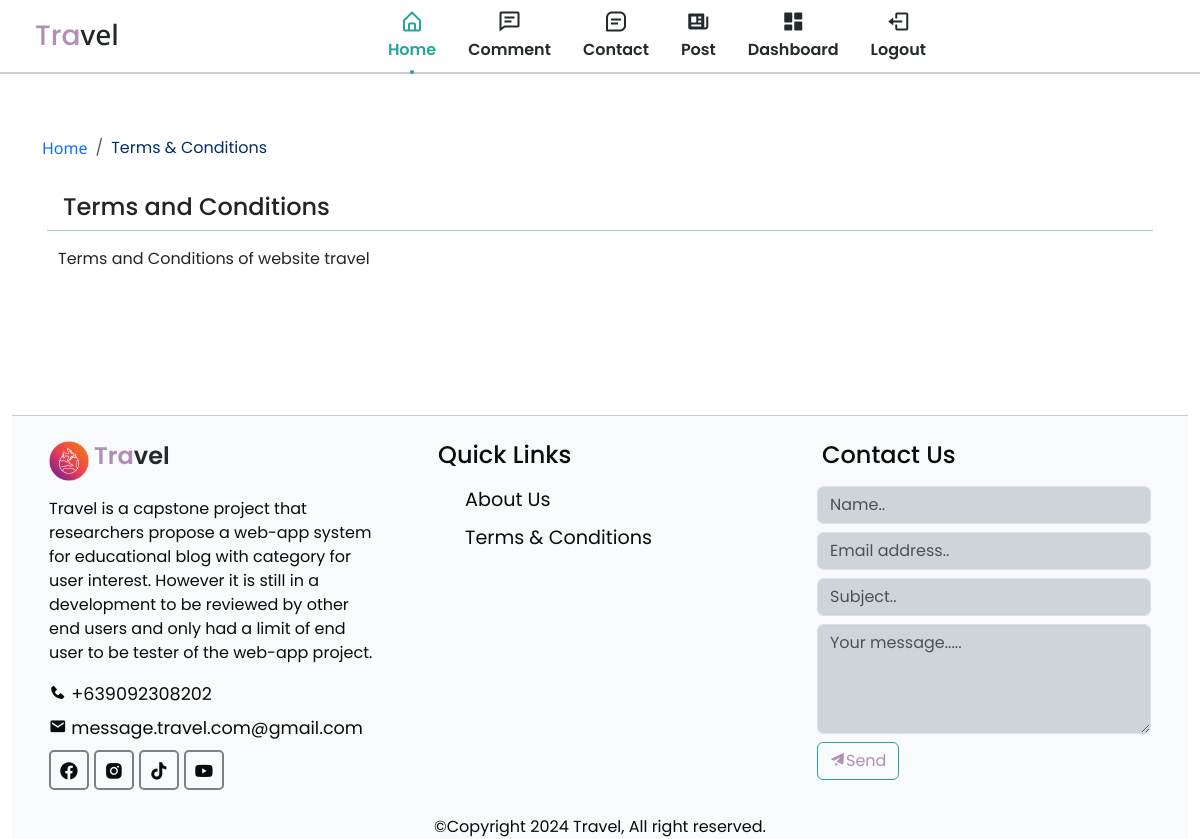
The page /terms.php (signed in) on the database its author committed.
### tables this page shows
CREATE TABLE `pages` (
  `id` int(11) NOT NULL,
  `title` varchar(255) DEFAULT NULL,
  `details` text DEFAULT NULL,
  `contact` varchar(255) DEFAULT NULL,
  `email` varchar(255) DEFAULT NULL,
  `created_at` date NOT NULL DEFAULT current_timestamp(),
  `updated_at` date NOT NULL
);

CREATE TABLE `settings` (
  `id` int(11) NOT NULL,
  `favicon` varchar(255) DEFAULT NULL,
  `logo` varchar(255) DEFAULT NULL,
  `url` varchar(1000) DEFAULT NULL,
  `fb` varchar(1000) DEFAULT NULL,
  `instagram` varchar(1000) DEFAULT NULL,
  `tiktok` varchar(1000) DEFAULT NULL,
  `youtube` varchar(1000) DEFAULT NULL
);

### terms.php (the view, shortened to what this page needs)
<?php
include(ROOT_PATH.'/app/controllers/page.php');
?>
<!DOCTYPE html>
<html lang="en">
<head>
    <?php include(ROOT_PATH.'/app/includes/css.php')?>
</head>
<body>
    <?php
        include (ROOT_PATH . "/app/includes/nav.php");
    ?>
    <main>
        <?php
            $pgtitle = 'Terms and Conditions';
            $title = 'terms and conditions';
            $page_query = mysqli_query($conn, "SELECT * FROM pages WHERE title = '$pgtitle' OR title = '$title'");
        ?>
        <section class="container section section__height" id="home">
            <div class="d-flex justify-content-between fs-6 mx-auto my-3 py-2" aria-label="breadcrumb">
                <ol class="breadcrumb p-0 m-0 ">
                    <li class="breadcrumb-item text-primary"><a href="<?php echo BASE_URL.'/index.php'?>">Home</a></li>
                    <li class="breadcrumb-item active text-primary-emphasis" aria-current="page">Terms & Conditions</li>
                </ol>
            </div>
            <?php while($page = mysqli_fetch_assoc($page_query)):?>
            <div class="card mx-auto border-0">
                <h4 class="card-header bg-transparent border-success-subtle"><?php echo htmlspecialchars($page['title'])?></h4>
                <div class="card-body">
                    <div class="card-text" name="aboutUs-details" align="justify"><?php echo htmlspecialchars_decode($page['details'])?></div>
                </div>
            </div>
            <?php endwhile;?>
        </section>
    <?php
        include (ROOT_PATH . "/app/includes/footer.php");
     ?>
</main>
</body>
</html>

### app/includes/footer.php (shortened to what this page needs)
<section class="container-fluid section section__height h-auto w-100" id="contact">
            <div class="footer container-fluid h-auto w-100">
                <div class="footer-content h-auto w-100">
                    <div class="footer-section about">
                        <?php
                            $settings_query = mysqli_query($conn, "SELECT * FROM settings WHERE id = 1");
                        ?>
                        <div class="logo-content mb-2">
                            <?php while($setting = mysqli_fetch_assoc($settings_query)):?>
                            <img src="<?php echo BASE_URL.'/app/upload/uploadSettingURL/uploadLogo/'?><?php echo htmlentities($setting['logo'])?>" alt="Logo" width="40px" height="40px">
                            <?php endwhile;?>
                            <h4 class="nav__logo"><span style="color: #af8fb6;">Tra</span>vel</h4>
                        </div>
                        <?php
                            $pageTitle = 'About Page';
                            $title = 'About';
                            $stmt = $conn->prepare("SELECT p.*, s.fb, s.instagram, s.tiktok, s.youtube
                                FROM pages p
                                LEFT JOIN settings s ON 1 = 1
                                WHERE p.title = ? OR p.title = ?");
                            $stmt->bind_param("ss", $pageTitle, $title);
                            $stmt->execute();
                            $result = $stmt->get_result();
                            if ($result->num_rows > 0) {
                                $row = $result->fetch_assoc();
                                echo "<p style='text-align: justify'>" . html_entity_decode($row['details']) . "</p>";
                                echo "<div class='contact-details'>";
                                echo "<span><i class='bx bxs-phone'></i>&nbsp;" . html_entity_decode($row['contact']) . "</span>";
                                echo "<span><i class='bx bxs-envelope'></i>&nbsp;" . html_entity_decode($row['email']) . "</span>";
                                echo "</div>";
                                echo "<div class='social'>";
                                echo "<a href='" . urldecode($row['fb']) . "' target='_blank'><i class='bx bxl-facebook-circle'></i></a>";
                                echo "<a href='" . urldecode($row['instagram']) . "' target='_blank'><i class='bx bxl-instagram-alt'></i></a>";
                                echo "<a href='" . urldecode($row['tiktok']) . "' target='_blank'><i class='bx bxl-tiktok'></i></a>";
                                echo "<a href='" . urldecode($row['youtube']) . "' target='_blank'><i class='bx bxl-youtube'></i></a>";
                                echo "</div>";
                            } else {
                                echo "No page details found.";
                            }
                        ?>
                    </div>
                    <div class="footer-section links">
                        <h4 class="card-title mb-3">Quick Links</h4>
                        <ul>
                            <a href="<?php echo BASE_URL.'/aboutUs.php'?>" target="_self"><li>About Us</li></a>
                            <a href="<?php echo BASE_URL.'/terms.php'?>" target="_self"><li>Terms & Conditions</li></a>
                        </ul>
                    </div>
                    <div class="footer-section contact-form">
                        <h4 class="card-title mb-3">Contact Us</h4>
                        <form action="contact.php" method="post" class="form-group" autocomplete="on" enctype="application/x-www-form-urlencoded">
                            <div class="mb-2 form-group">
                                <input type="text" name="name" class="form-control bg-dark-subtle" placeholder="Name..">
                            </div>
                            <div class="mb-2 form-group">
                                <input type="email" name="email" class="form-control bg-dark-subtle" placeholder="Email address.." >
                            </div>
                            <div class="mb-2 form-group">
                                <input type="text" name="subject" class="form-control bg-dark-subtle" placeholder="Subject.." >
                            </div>
                            <div class="mb-2 form-group">
                                <textarea rows="4" name="message" class="form-control bg-dark-subtle" placeholder="Your message....." ></textarea>
                            </div>
                            <div class="mb-1 form-group">
                                <button type="submit" name="contact-btn" class="btn read-more"><i class='bx bxs-paper-plane'></i>Send</button>
                            </div>
                        </form>
                    </div>
                </div>
                <div class="footer-bottom h-auto w-100" align="center">
                    &copy;Copyright <?php echo date('Y')?> Travel, All right reserved.
                </div>
            </div>
    </section>

### asset/css/skin.css (style rules this page uses)
:root { --header-height: 3rem; --hue: 174; --sat: 63%; --first-color: hsl(var(--hue), var(--sat), 40%); --first-color-alt: hsl(var(--hue), var(--sat), 36%); --title-color: hsl(var(--hue), 12%, 15%); --text-color: hsl(var(--hue), 8%, 35%); --body-color: hsl(var(--hue), 100%, 99%); --container-color: #FFF; --body-font: 'Poppins', sans-serif; --h1-font-size: 1.5rem; --normal-font-size: .938rem; --tiny-font-size: .625rem; --z-tooltip: 10; --z-fixed: 100; }
@media screen and (min-width: 968px) { :root { --h1-font-size: 2.25rem; --normal-font-size: 1rem; } }
* { box-sizing: border-box; padding: 0; margin: 0; }
html { scroll-behavior: smooth; }
body { margin: var(--header-height) 0 0 0; font-family: var(--body-font); font-size: var(--normal-font-size); background-color: var(--body-color); color: var(--text-color); }
ul { list-style: none; }
a { text-decoration: none !important; color: inherit !important; font-family: 'Noto Sans', sans-serif !important; }
img { max-width: 100%; height: auto; }
h1,h2,h3,h4,h5,h6 { font-family: 'Poppins', sans-serif !important; color: #090c0e; margin: 5px ; }
.section { padding: 2.5rem 0 1rem; }
.section__height { min-height: 100%; }
.container { max-width: 100%; margin-left: 1rem; margin-right: 1rem; }
.nav__logo { color: var(--title-color) !important; font-weight: 600; }
@media screen and (min-width: 767px) { body { margin: 0; } }
@media screen and (min-width: 767px) { .section { padding: 7rem 0 0; } }
@media screen and (min-width: 1024px) { .container { margin-left: auto; margin-right: auto; } }

### asset/css/index.css (style rules this page uses)
* { margin: 0; padding: 0; box-sizing: border-box; list-style: none; font-family: var(--font-default); }
:root { --text: #090c0e; --background: #f5f7f9; --primary: #738ba4; --secondary: #b6a3c3; --accent: #af8fb6; --text-dark: #eff3f5; --background-dark: #06080a; --primary-dark: #5b728b; --secondary-dark: #503c5d; --accent-dark: #68496f; --font-default: 'Poppins', sans-serif; --font-primary: 'Open Sans', sans-serif; --font-secondary: 'Noto Sans', sans-serif; }
html, body { height: 100%; }
.btn { border: 1px solid #26A699 !important; background: transparent !important; color: var(--accent)!important; }
button { border: none; background: none; }

### asset/css/main.css (style rules this page uses)
* { margin: 0; padding: 0; box-sizing: border-box; list-style: none; font-family: var(--font-default); }
:root { --text: #090c0e; --background: #f5f7f9; --primary: #738ba4; --secondary: #b6a3c3; --accent: #af8fb6; --text-dark: #eff3f5; --background-dark: #06080a; --primary-dark: #5b728b; --secondary-dark: #503c5d; --accent-dark: #68496f; --font-default: 'Poppins', sans-serif; --font-primary: 'Open Sans', sans-serif; --font-secondary: 'Noto Sans', sans-serif; }
html, body { height: 100%; }
.logo-content { display: flex; align-items: center; }
button { border: none; background: none; }
.footer { background: rgba(245, 247, 249, 0.6); color: var(--text); height: 400px; position: relative; border-top: 1px solid rgba(9, 12, 14, 0.2); }
.footer .footer-content { height: 350px; display: flex; }
.footer .footer-content .footer-section { flex: 1; padding: 25px; }
.footer .footer-content .about .contact-details span { display: block; font-size: 1.1em !important; margin-bottom: 8px; }
.footer .footer-content .about .social a { border: 2px solid gray; width: 40px; height: 40px; padding-top: 5px; margin-right: 5px; text-align: center; display: inline-block; font-size: 1.3em !important; border-radius: 5px; transition: all .3s; }
.footer .footer-content .links ul a { display: block; margin-bottom: 10px; font-size: 1.2em !important; transition: all .3s; }

### rows shown on the page
pages: title "Terms and Conditions", details "Terms and Conditions of website travel"
settings: logo (picture)
pages: details "Travel is a capstone project that researchers propose a web-app system for educational blog with category for user interest. However it is still in a development to be reviewed by other end users and only had a limit of end user to be tester of the web-app project.", contact "+639092308202", email "message.travel.com@gmail.com"
